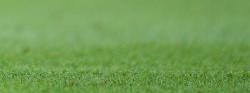
#> input picture grass.jpg, 250 x 93 px
$ jupyter execute backProjectionOpenCV.ipynb
#> lines starting #> are read from the running program, lines starting #| are printed output that depends on the picture; after the words box and inside, x2 and y2 are one past the last pixel; in counts of white or black regions, pixels touching at a corner belong together
[cell 1]
import cv2
import numpy as np

[cell 2]
roi = cv2.imread('grass.jpg')
#> roi is the input picture: shape (93, 250, 3); mean B, G, R 84.1, 157.2, 113.7
hsv = cv2.cvtColor(roi,cv2.COLOR_BGR2HSV)
#> hsv: shape (93, 250, 3); mean H, S, V 48.1, 120.1, 157.2

[cell 3]
target = cv2.imread('messi.jpg')
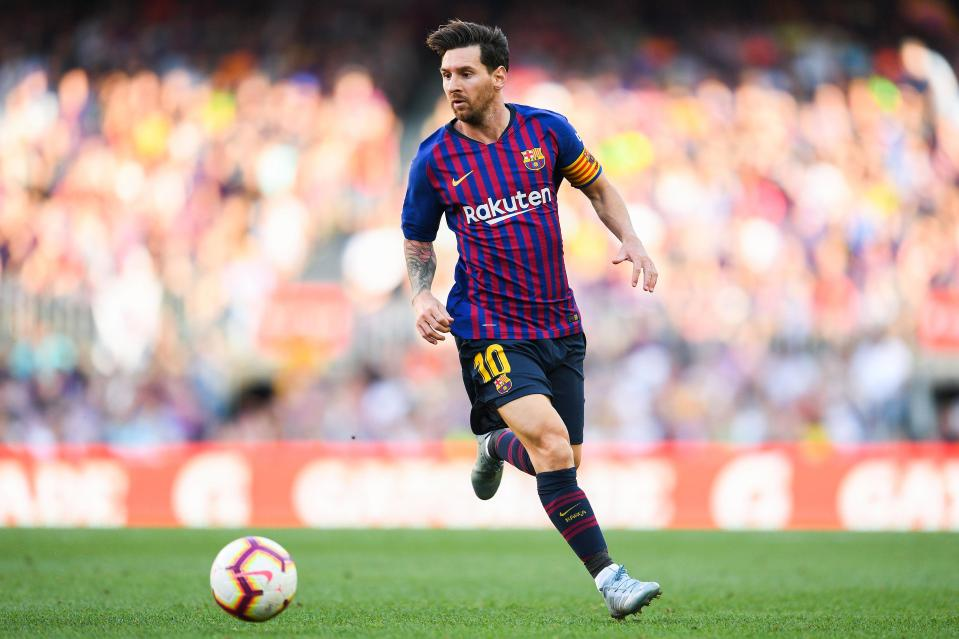
#> input picture messi.jpg, 959 x 639 px
#> target is the input picture: shape (639, 959, 3); mean B, G, R 147.9, 161.5, 177.8
hsvt = cv2.cvtColor(target,cv2.COLOR_BGR2HSV)
#> hsvt: shape (639, 959, 3); mean H, S, V 63.3, 71.1, 189.2

[cell 4]
roihist = cv2.calcHist([hsv],[0, 1], None, [180, 256], [0, 180, 0, 256] )
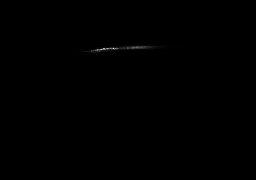
#> roihist: shape (180, 256) float32; min 0, max 499, mean 0.5; drawn with min black and max white

[cell 5]
cv2.normalize(roihist, roihist, 0, 255, cv2.NORM_MINMAX)
#> roihist: shape (180, 256) float32; 1.38% of pixels changed, all inside (x1, y1, x2, y2) = (74, 42, 230, 55)
dst = cv2.calcBackProject([hsvt], [0,1], roihist, [0, 180, 0, 256], 1)
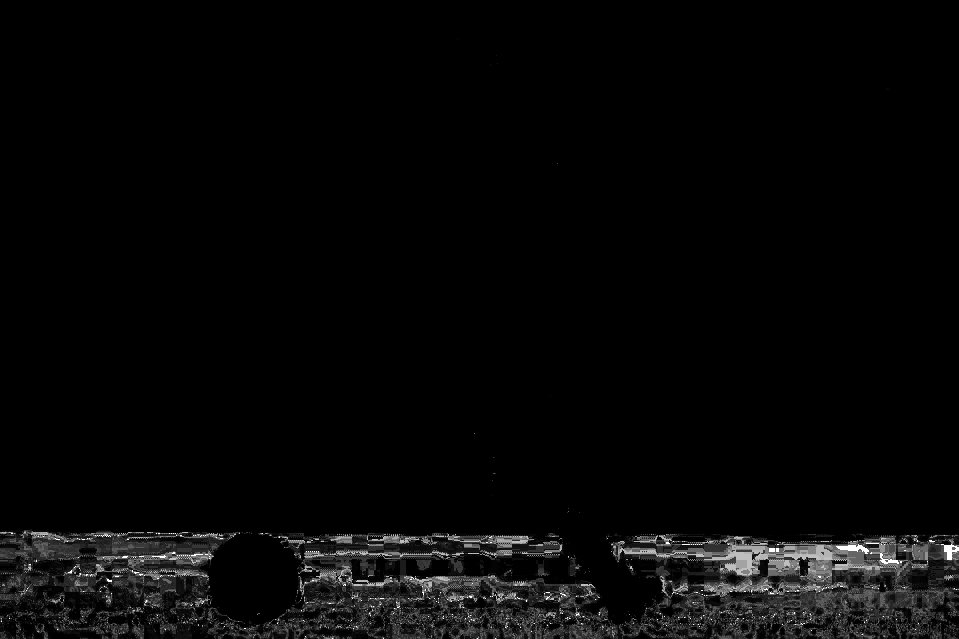
#> dst: shape (639, 959); min 0, max 255, mean 7.2

[cell 6]
disc = cv2.getStructuringElement(cv2.MORPH_ELLIPSE,(5,5))
cv2.filter2D(dst,-1,disc,dst)
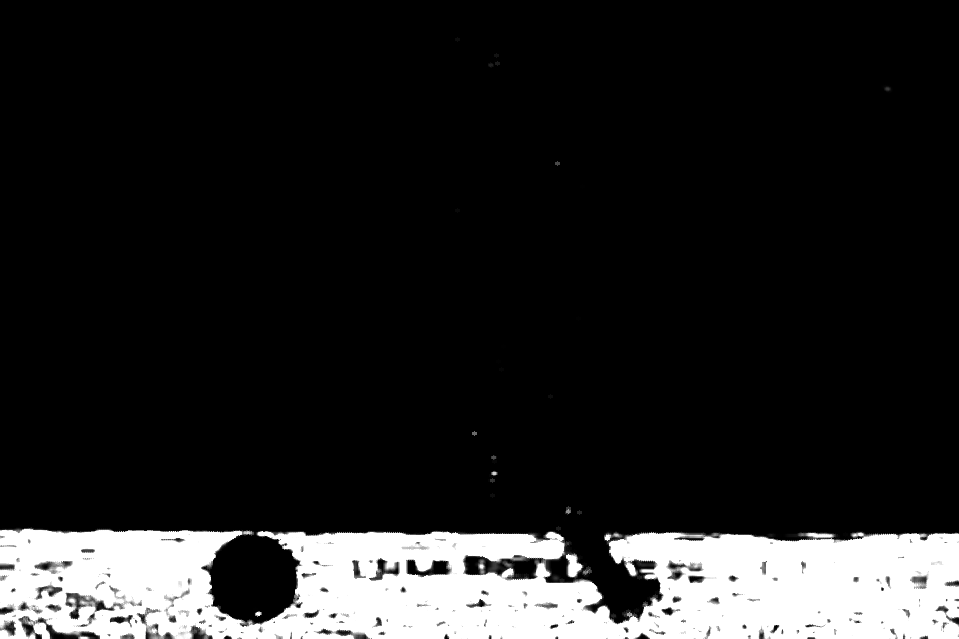
#> dst: shape (639, 959); 15.11% of pixels changed, all inside (x1, y1, x2, y2) = (0, 37, 959, 639)

[cell 7]
ret,thresh = cv2.threshold(dst,50,255,0)
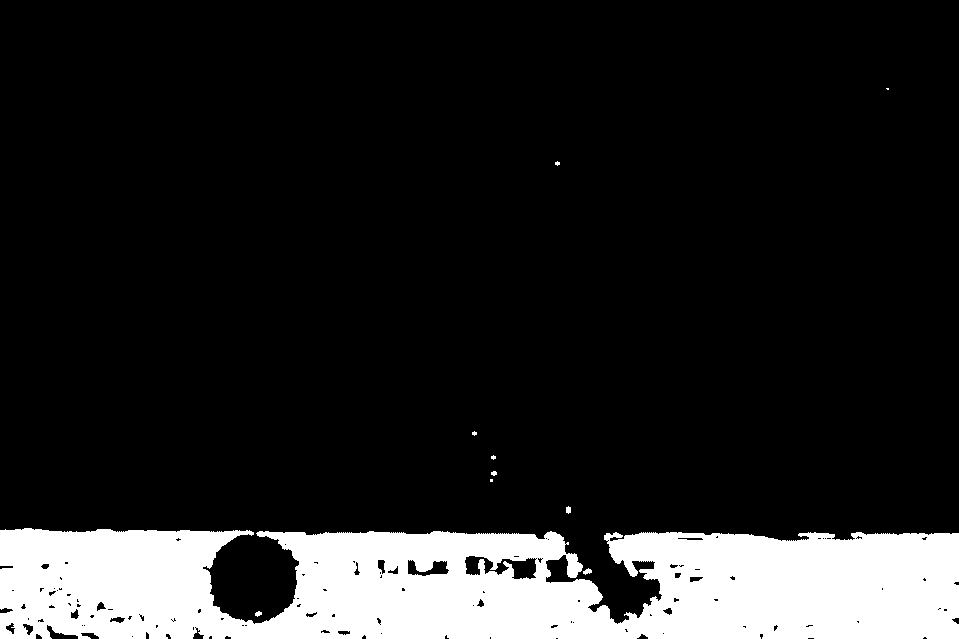
#> thresh: shape (639, 959); 14.4% white; 10 white regions (5 under 20 px), largest, box (x1, y1, x2, y2) and area: (0, 528, 959, 639) 87909, (583, 568, 592, 575) 38, (566, 506, 571, 514) 32, (255, 611, 262, 617) 28, (491, 471, 497, 476) 23
thresh = cv2.merge((thresh,thresh,thresh))
res = cv2.bitwise_and(target,thresh)
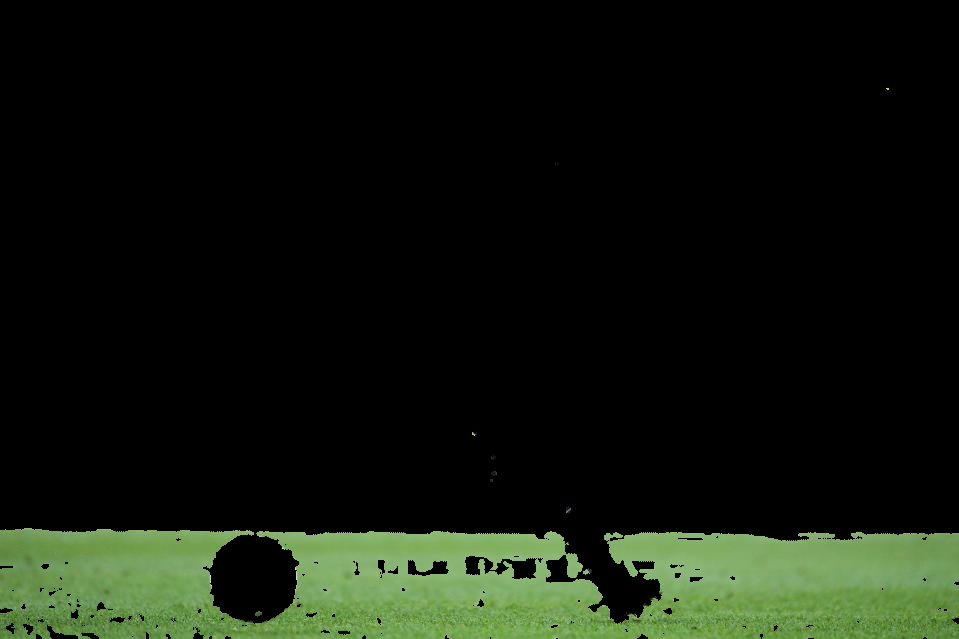
#> res: shape (639, 959, 3); mean B, G, R 12.7, 23.2, 16.9

res = np.vstack((target,thresh,res))
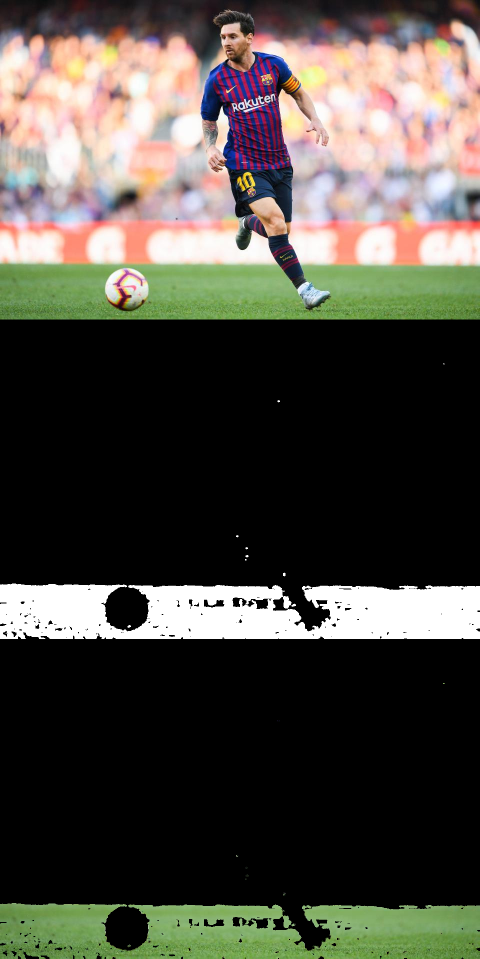
#> res: shape (1917, 959, 3) (shown at 1/2 size); mean B, G, R 65.8, 73.8, 77.1
cv2.imwrite('res.jpg',res)
#> Out = True
